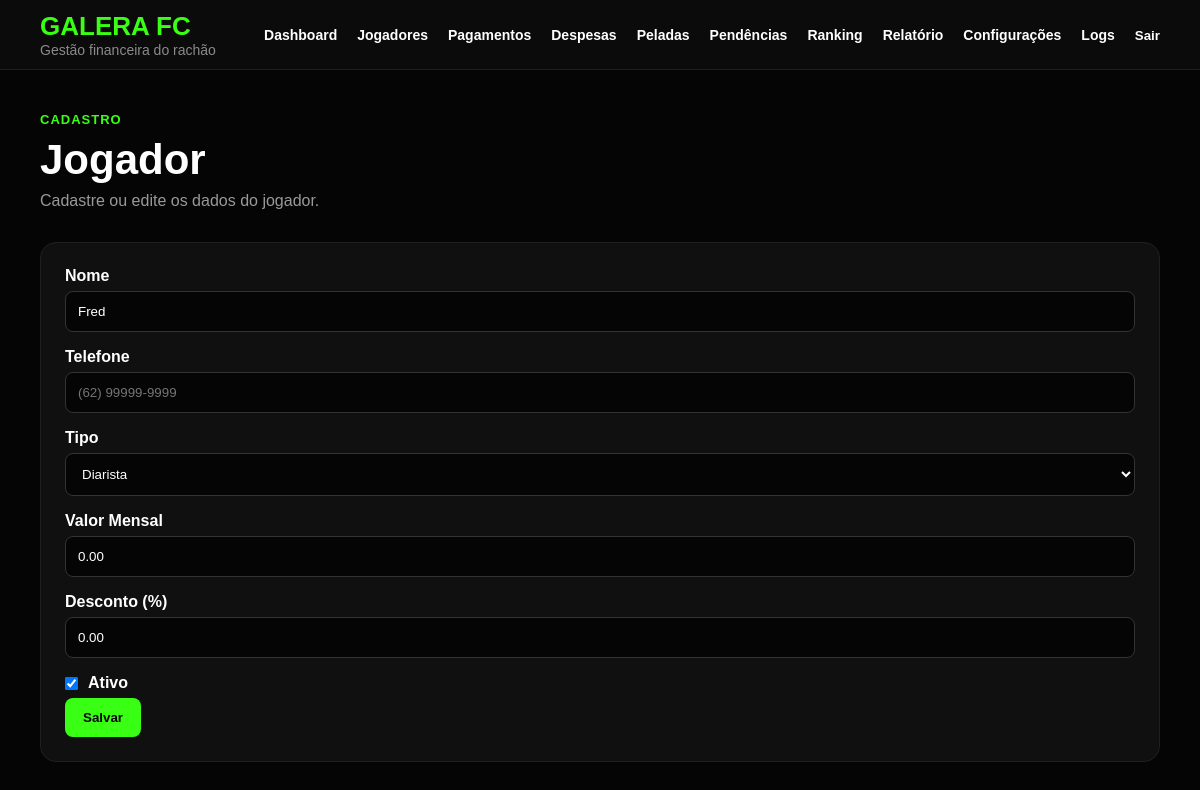
The app's page /jogadores/editar/33/ (signed in) with its own data.
### financeiro/models.py (models this page shows, shortened)
class Jogador(models.Model):
    TIPO_CHOICES = [
        ('MENSALISTA', 'Mensalista'),
        ('DIARISTA', 'Diarista'),
        ('VISITANTE', 'Visitante'),
    ]
    nome = models.CharField(max_length=100)
    telefone = models.CharField(max_length=20, blank=True)
    tipo = models.CharField(
        max_length=20,
        choices=TIPO_CHOICES,
        default='DIARISTA'
    )
    valor_mensal = models.DecimalField(
        max_digits=10,
        decimal_places=2,
        default=0
    )
    desconto_percentual = models.DecimalField(
        max_digits=5,
        decimal_places=2,
        default=0
    )
    ativo = models.BooleanField(default=True)
    criado_em = models.DateTimeField(
        auto_now_add=True
    )

### financeiro/views.py (the view)
# urls.py: path('jogadores/editar/<int:pk>/', views.jogador_editar, name='jogador_editar'),
@login_required
def jogador_editar(request, pk):
    jogador = get_object_or_404(
        Jogador,
        pk=pk
    )
    form = JogadorForm(
        request.POST or None,
        instance=jogador
    )
    if request.method == 'POST':
        if form.is_valid():
            form.save()
            return redirect(
                'financeiro:jogador_lista'
            )
    registrar_log(
        request,
        'Edição',
        f'{jogador.nome} foi editado no sistema.'
    )
    return render(
        request,
        'financeiro/jogador_form.html',
        {
            'form': form
        }
    )

### financeiro/forms.py
class JogadorForm(forms.ModelForm):
    class Meta:
        model = Jogador
        fields = [
            'nome',
            'telefone',
            'tipo',
            'valor_mensal',
            'desconto_percentual',
            'ativo',
        ]
        widgets = {
            'nome': forms.TextInput(
                attrs={'placeholder': 'Nome do jogador'}
            ),
            'telefone': forms.TextInput(
                attrs={'placeholder': '(62) 99999-9999'}
            ),
        }

### financeiro/views.py (called while the page is built)
@login_required
def registrar_log(request, acao, descricao):
    LogSistema.objects.create(
        usuario=request.user if request.user.is_authenticated else None,
        acao=acao,
        descricao=descricao
    )

### templates/financeiro/jogador_form.html (shortened to what this page needs)
{% extends 'financeiro/base.html' %}
{% block content %}
<div class="page-header">
   <span>Cadastro</span>
   <h1>Jogador</h1>
   <p>Cadastre ou edite os dados do jogador.</p>
</div>
<div class="section">
   <form method="post" class="form">
      <label>Nome</label>
      {{ form.nome }}
      <label>Telefone</label>
      {{ form.telefone }}
      <label>Tipo</label>
      {{ form.tipo }}
      <label>Valor Mensal</label>
      {{ form.valor_mensal }}
      <label>Desconto (%)</label>
      {{ form.desconto_percentual }}
      <label class="checkbox-label">
         {{ form.ativo }}
         Ativo
      </label>
      <button type="submit" class="btn-primary">
         Salvar
      </button>
   </form>
</div>
{% endblock %}

### static/css/dashboard.css (style rules this page uses)
* { margin: 0; padding: 0; box-sizing: border-box; font-family: Arial, Helvetica, sans-serif; }
body { background: #050505; color: #ffffff; min-height: 100vh; }
.page-header { margin-bottom: 32px; }
.page-header span { color: #39ff14; font-size: 13px; text-transform: uppercase; letter-spacing: 1px; font-weight: 700; }
.page-header h1 { font-size: 42px; margin: 8px 0; }
.page-header p { color: #999; }
.section { background: #101010; border: 1px solid #1f1f1f; border-radius: 16px; padding: 24px; margin-top: 24px; }
.btn-primary { background: #39ff14; color: #050505; padding: 12px 18px; border-radius: 8px; text-decoration: none; border: none; font-weight: 800; cursor: pointer; }
.form label { display: block; margin-bottom: 6px; font-weight: 700; }
.form input, .form select, .form textarea { width: 100%; padding: 12px; margin-bottom: 16px; border-radius: 8px; border: 1px solid #333; background: #050505; color: #ffffff; }
.checkbox-label { display: flex !important; align-items: center; gap: 10px; }
.checkbox-label input { width: auto; margin: 0; }
.section { overflow-x: auto; }

### records on screen
Jogador: nome "Fred", tipo "Diarista", valor_mensal "0.00", desconto_percentual "0.00", ativo "☑"
